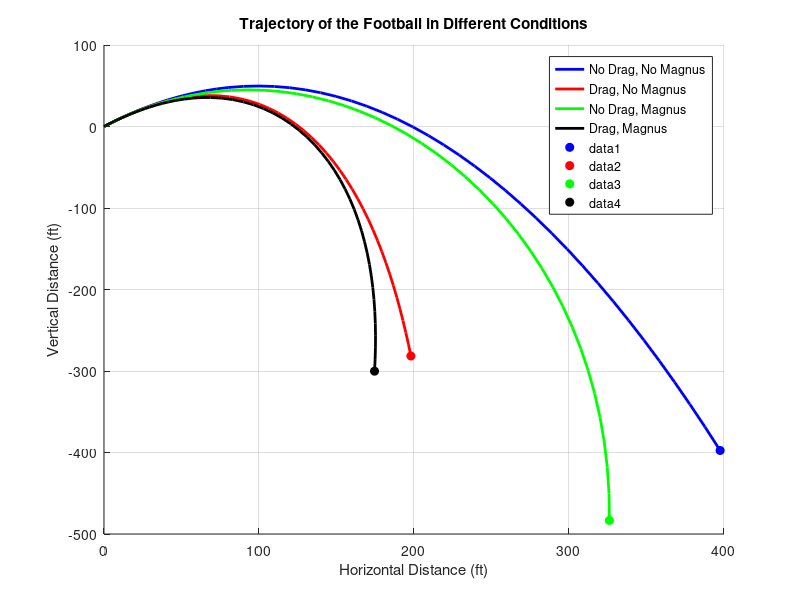

Recreate this plot in MATLAB.
function combined_football_trajectory()
    % Parameters
    g = 32.2; % Acceleration due to gravity in ft/s^2
    v0 = 80; % Initial velocity in ft/s
    theta = 45; % Launch angle in degrees
    rho = 0.00238; % Air density in slugs/ft^3
    Cd = 0.5; % Drag coefficient
    d = 6 / 12; % Diameter of the football in ft
    A = pi * (d/2)^2; % Cross-sectional area of the football in ft^2
    mass = 0.91 / 32.2; % Mass of the football in slugs (1 lbf = 1/32.2 slugs)
    omega = 300; % Rotation rate in rad/s
    Cl = 0.2; % Lift coefficient for the Magnus effect

    % Initial velocity components
    v0x = v0 * cosd(theta); % Horizontal component of initial velocity
    v0y = v0 * sind(theta); % Vertical component of initial velocity

    % Time span for ODE solver
    tspan = [0, 2 * (2 * v0y / g)]; % Time span from 0 to twice the time of flight

    % Initial state [x, y, vx, vy]
    y0 = [0; 0; v0x; v0y]; % Initial conditions: starting at origin with initial velocities

    % Solve ODE without drag and without Magnus effect
    [t_nodrag_nomagnus, y_nodrag_nomagnus] = ode45(@(t, y) equations_nodrag(t, y, g), tspan, y0);

    % Solve ODE with drag but without Magnus effect
    [t_drag_nomagnus, y_drag_nomagnus] = ode45(@(t, y) equations_with_drag(t, y, g, rho, Cd, A, mass), tspan, y0);

    % Solve ODE without drag but with Magnus effect
    [t_nodrag_magnus, y_nodrag_magnus] = ode45(@(t, y) equations_with_magnus(t, y, g, rho, 0, A, mass, omega, d, Cl), tspan, y0);

    % Solve ODE with drag and with Magnus effect
    [t_drag_magnus, y_drag_magnus] = ode45(@(t, y) equations_with_magnus(t, y, g, rho, Cd, A, mass, omega, d, Cl), tspan, y0);

    % Extract results
    x_nodrag_nomagnus = y_nodrag_nomagnus(:, 1); % Horizontal positions without drag and without Magnus effect
    y_nodrag_nomagnus = y_nodrag_nomagnus(:, 2); % Vertical positions without drag and without Magnus effect
    x_drag_nomagnus = y_drag_nomagnus(:, 1); % Horizontal positions with drag but without Magnus effect
    y_drag_nomagnus = y_drag_nomagnus(:, 2); % Vertical positions with drag but without Magnus effect
    x_nodrag_magnus = y_nodrag_magnus(:, 1); % Horizontal positions without drag but with Magnus effect
    y_nodrag_magnus = y_nodrag_magnus(:, 2); % Vertical positions without drag but with Magnus effect
    x_drag_magnus = y_drag_magnus(:, 1); % Horizontal positions with drag and with Magnus effect
    y_drag_magnus = y_drag_magnus(:, 2); % Vertical positions with drag and with Magnus effect

    % Find horizontal distances
    x_nodrag_nomagnus_max = max(x_nodrag_nomagnus); % Maximum horizontal distance without drag and without Magnus effect
    x_drag_nomagnus_max = max(x_drag_nomagnus); % Maximum horizontal distance with drag but without Magnus effect
    x_nodrag_magnus_max = max(x_nodrag_magnus); % Maximum horizontal distance without drag but with Magnus effect
    x_drag_magnus_max = max(x_drag_magnus); % Maximum horizontal distance with drag and with Magnus effect

    % Display results
    fprintf('Horizontal distance without drag and without Magnus effect: %.2f ft\n', x_nodrag_nomagnus_max);
    fprintf('Horizontal distance with drag but without Magnus effect: %.2f ft\n', x_drag_nomagnus_max);
    fprintf('Horizontal distance without drag but with Magnus effect: %.2f ft\n', x_nodrag_magnus_max);
    fprintf('Horizontal distance with drag and with Magnus effect: %.2f ft\n', x_drag_magnus_max);

    % Plot results
    figure;
    hold on;
    plot(x_nodrag_nomagnus, y_nodrag_nomagnus, 'b-', 'LineWidth', 2, 'DisplayName', 'No Drag, No Magnus');
    plot(x_drag_nomagnus, y_drag_nomagnus, 'r-', 'LineWidth', 2, 'DisplayName', 'Drag, No Magnus');
    plot(x_nodrag_magnus, y_nodrag_magnus, 'g-', 'LineWidth', 2, 'DisplayName', 'No Drag, Magnus');
    plot(x_drag_magnus, y_drag_magnus, 'k-', 'LineWidth', 2, 'DisplayName', 'Drag, Magnus');
    xlabel('Horizontal Distance (ft)');
    ylabel('Vertical Distance (ft)');
    title('Trajectory of the Football in Different Conditions');
    legend('show');
    grid on;

    % Animate the ball trajectories
    hBall1 = plot(x_nodrag_nomagnus(1), y_nodrag_nomagnus(1), 'bo', 'MarkerFaceColor', 'b');
    hBall2 = plot(x_drag_nomagnus(1), y_drag_nomagnus(1), 'ro', 'MarkerFaceColor', 'r');
    hBall3 = plot(x_nodrag_magnus(1), y_nodrag_magnus(1), 'go', 'MarkerFaceColor', 'g');
    hBall4 = plot(x_drag_magnus(1), y_drag_magnus(1), 'ko', 'MarkerFaceColor', 'k');
    maxLength = max([length(t_nodrag_nomagnus), length(t_drag_nomagnus), length(t_nodrag_magnus), length(t_drag_magnus)]);
    for k = 1:maxLength
        if k <= length(t_nodrag_nomagnus)
            set(hBall1, 'XData', x_nodrag_nomagnus(k), 'YData', y_nodrag_nomagnus(k));
        end
        if k <= length(t_drag_nomagnus)
            set(hBall2, 'XData', x_drag_nomagnus(k), 'YData', y_drag_nomagnus(k));
        end
        if k <= length(t_nodrag_magnus)
            set(hBall3, 'XData', x_nodrag_magnus(k), 'YData', y_nodrag_magnus(k));
        end
        if k <= length(t_drag_magnus)
            set(hBall4, 'XData', x_drag_magnus(k), 'YData', y_drag_magnus(k));
        end
        pause(0.1); % Pause to create animation effect
    end
    hold off;
end

function dydt = equations_nodrag(~, y, g)
    % No drag, no Magnus effect
    vx = y(3); % Horizontal velocity
    vy = y(4); % Vertical velocity

    % Calculate accelerations
    ax = 0; % No horizontal acceleration
    ay = -g; % Vertical acceleration due to gravity

    % Return the derivatives
    dydt = [vx; vy; ax; ay];
end

function dydt = equations_with_drag(~, y, g, rho, Cd, A, mass)
    % With drag, no Magnus effect
    vx = y(3); % Horizontal velocity
    vy = y(4); % Vertical velocity
    v = sqrt(vx^2 + vy^2); % Speed

    % Calculate drag force
    Fd = 0.5 * rho * v^2 * Cd * A;

    % Decompose drag force into x and y components
    Fdx = Fd * vx / v;
    Fdy = Fd * vy / v;

    % Calculate accelerations
    ax = -Fdx / mass; % Horizontal acceleration due to drag
    ay = -g - Fdy / mass; % Vertical acceleration due to gravity and drag

    % Return the derivatives
    dydt = [vx; vy; ax; ay];
end

function dydt = equations_with_magnus(~, y, g, rho, Cd, A, mass, omega, d, Cl)
    % With or without drag, with Magnus effect
    vx = y(3); % Horizontal velocity
    vy = y(4); % Vertical velocity
    v = sqrt(vx^2 + vy^2); % Speed

    % Calculate drag force
    Fd = 0.5 * rho * v^2 * Cd * A;

    % Calculate Magnus force (perpendicular to velocity)
    Fm = Cl * rho * v^2 * A * d / (2 * mass);

    % Decompose forces into x and y components
    Fdx = Fd * vx / v; % Drag force component in the x-direction
    Fdy = Fd * vy / v; % Drag force component in the y-direction
    Fmx = Fm * vy / v; % Magnus force component in the x-direction
    Fmy = -Fm * vx / v; % Magnus force component in the y-direction (upward for counterclockwise rotation)

    % Calculate accelerations
    ax = -Fdx / mass + Fmx; % Horizontal acceleration
    ay = -g - Fdy / mass + Fmy; % Vertical acceleration

    % Return the derivatives
    dydt = [vx; vy; ax; ay];
end
